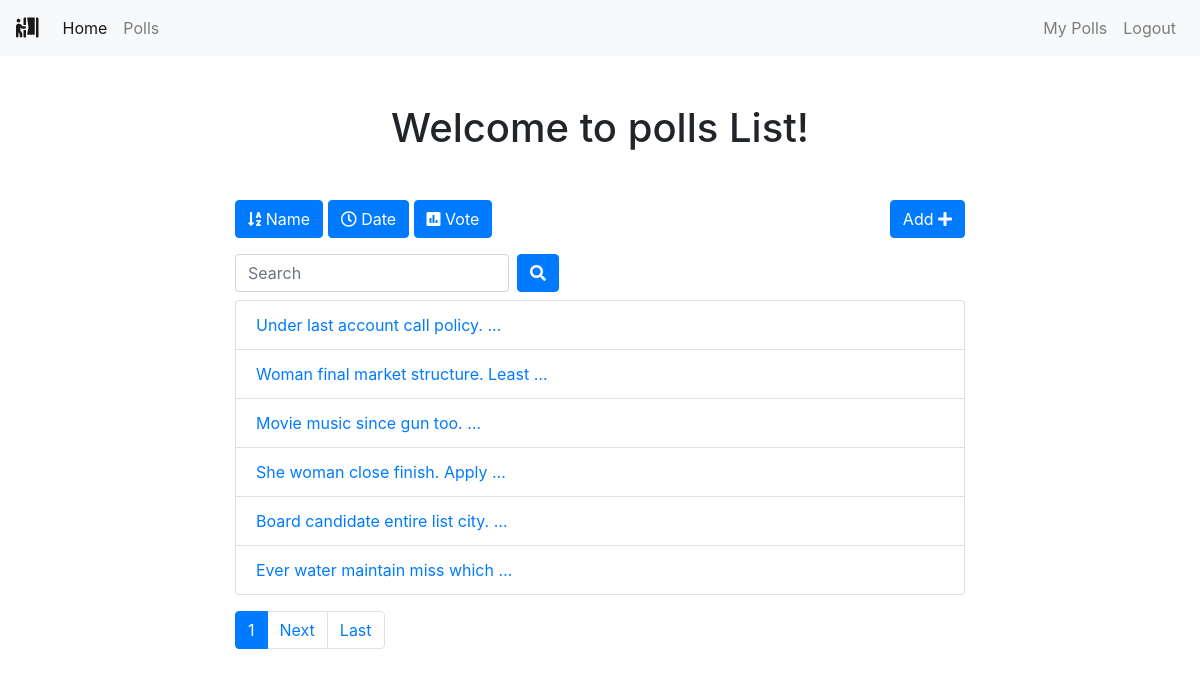
The app's page /polls/list/ (signed in) with its own data.
### polls/models.py (models this page shows, shortened)
class Poll(models.Model):
    owner = models.ForeignKey(User, on_delete=models.CASCADE)
    text = models.TextField()
    pub_date = models.DateTimeField(default=timezone.now)
    active = models.BooleanField(default=True)
    created_at = models.DateTimeField(auto_now_add=True)

### polls/views.py (the view)
# urls.py: path('list/', views.polls_list, name='list'),
@login_required()
def polls_list(request):
    all_polls = Poll.objects.all()
    search_term = ''
    if 'name' in request.GET:
        all_polls = all_polls.order_by('text')
    if 'date' in request.GET:
        all_polls = all_polls.order_by('pub_date')
    if 'vote' in request.GET:
        all_polls = all_polls.annotate(Count('vote')).order_by('vote__count')
    if 'search' in request.GET:
        search_term = request.GET['search']
        all_polls = all_polls.filter(text__icontains=search_term)
    paginator = Paginator(all_polls, 6)  # Show 6 contacts per page
    page = request.GET.get('page')
    polls = paginator.get_page(page)
    get_dict_copy = request.GET.copy()
    params = get_dict_copy.pop('page', True) and get_dict_copy.urlencode()
    context = {
        'polls': polls,
        'params': params,
        'search_term': search_term,
    }
    return render(request, 'polls/polls_list.html', context)

### polls/templates/polls/polls_list.html (shortened to what this page needs)
{% extends 'base.html' %}
{% block content %}
<div class="container">
    <div class="row">
        <div class="col-md-8 offset-sm-2">
            <h1 class="text-center mb-5">Welcome to polls List!</h1>
            <a class="btn btn-{% if 'name' in request.GET %}warning{% else %}primary{% endif %} mb-3" href="?name=True"
                role="button"><i class="fas fa-sort-alpha-down"></i>
                Name</a>
            <a class="btn btn-{% if 'date' in request.GET %}warning{% else %}primary{% endif %} mb-3" href="?date=True"
                role="button"><i class="far fa-clock"></i> Date</a>
            <a class="btn btn-{% if 'vote' in request.GET %}warning{% else %}primary{% endif %} mb-3" href="?vote=True"
                role="button"><i class="fas fa-poll"></i> Vote</a>
            <a class="btn btn-primary mb-3 float-right" href="{% url 'polls:add' %}" role="button">Add <i class="fas fa-plus"></i></a>
            <form class="form-inline">
                <div class="form-group mr-sm-2 mb-2">
                    <input type="search" class="form-control" name="search" placeholder="Search" value={{ search_term }}>
                </div>
                <button type="submit" class="btn btn-primary mb-2"><i class="fas fa-search"></i></button>
            </form>
            <ul class="list-group">
                {% for poll in polls %}
                <li class="list-group-item"><a href="{% url 'polls:detail' poll.id %}">{{ poll.text|truncatewords:5 }}
                    </a>
                </li>
                {% endfor %}
            </ul>
            {% if polls.paginator.num_pages > 1 %}
            <nav class="mt-3">
                <ul class="pagination">
                    <li class="page-item active"><a class="page-link" href="">{{ polls.number }}</a></li>
                    {% if polls.has_next %}
                    <li class="page-item"><a class="page-link" href="?page={{ polls.next_page_number }}&{{ params }}">Next</a></li>
                    <li class="page-item"><a class="page-link" href="?page={{ polls.paginator.num_pages }}&{{ params }}">Last</a></li>
                    {% endif %}
                </ul>
            </nav>
            {% endif %}
        </div>
    </div>
</div>
{% endblock content %}

### records on screen
Poll: text "Under last account call policy. …"
Poll: text "Woman final market structure. Least …"
Poll: text "Movie music since gun too. …"
Poll: text "She woman close finish. Apply …"
Poll: text "Board candidate entire list city. …"
Poll: text "Ever water maintain miss which …"

### other values on screen
{{ polls.number }} "1"
